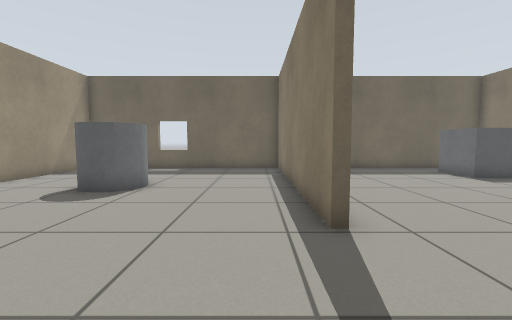
view 1 (above)

17 first-person views from a walk through a robot-simulator world made for Gazebo. The camera is 0.72 m above the floor, tilts 4° down and sees 90° across. The floor is counted in squares, 0.5 m on a side. Each view is taken from the middle of a square. On the plan, view 1 faces up. The plan holds only what a view shows up to about 13 squares ahead; the rest is blank.

view 2
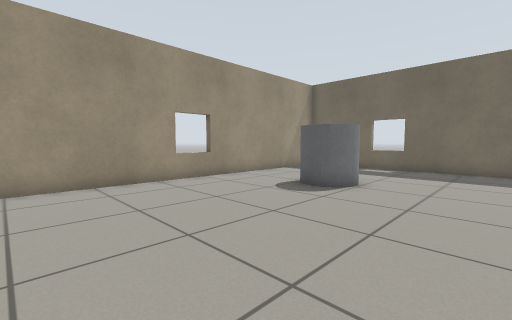

view 3
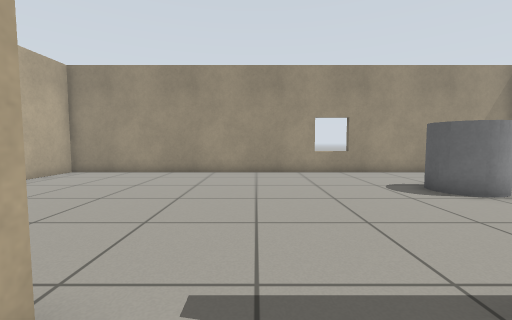

view 4
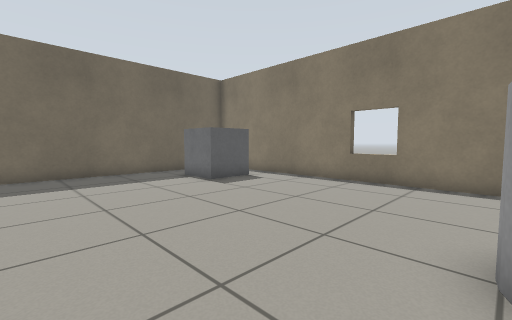

view 5
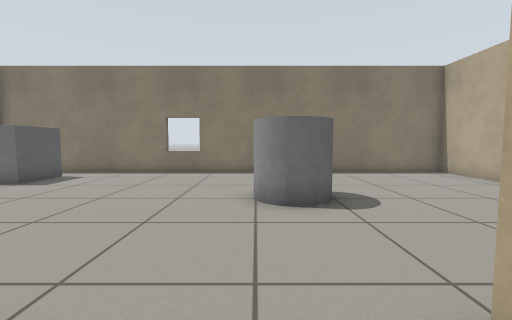

view 6
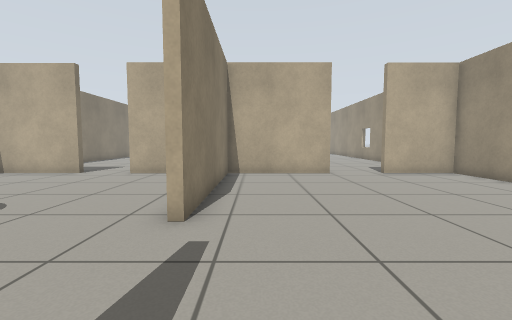

view 7
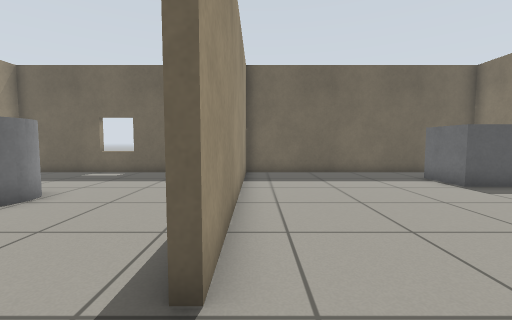

view 8
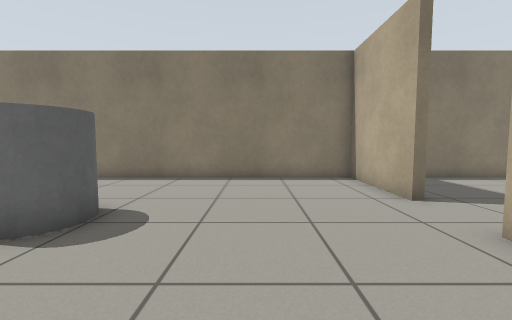

view 9
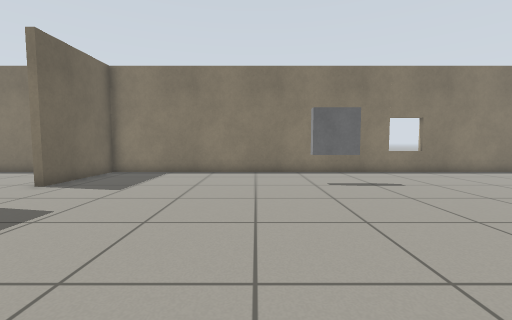

view 10
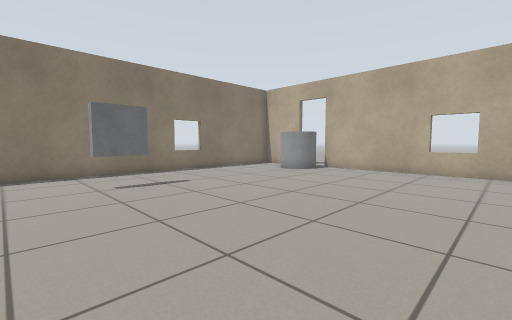

view 11
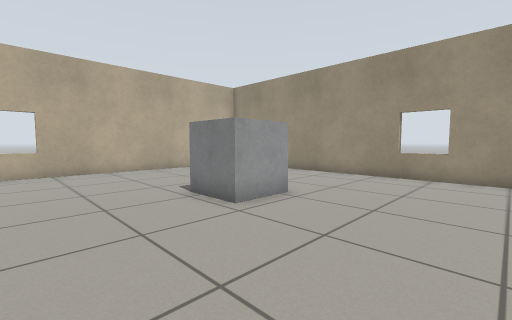

view 12
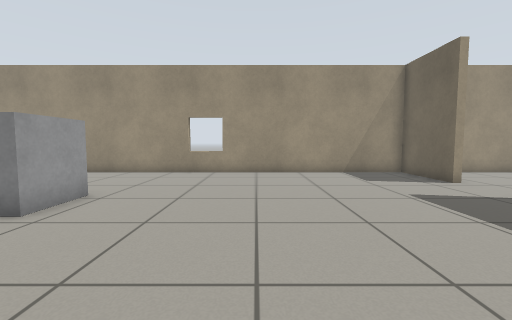

view 13
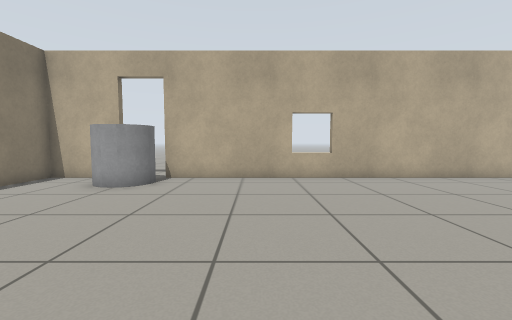

view 14
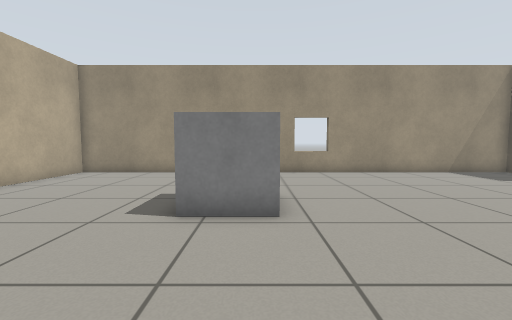

view 15
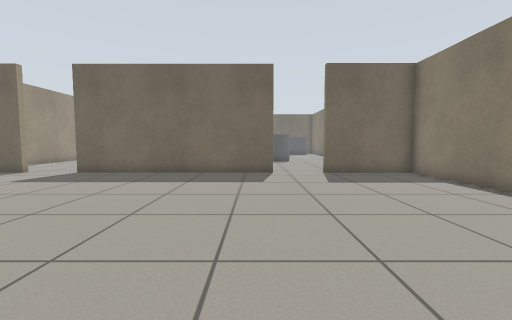

view 16
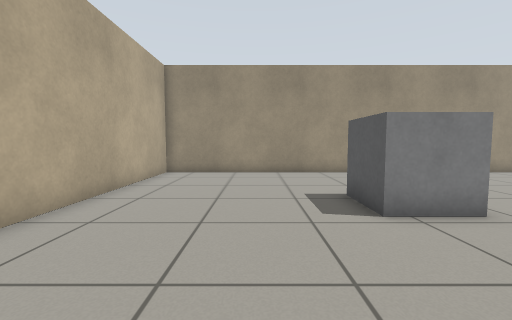

view 17
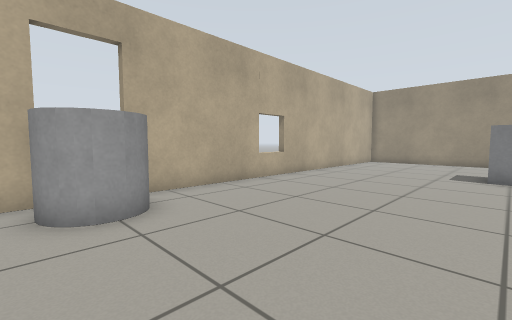

### Floor plan
Ten units are one square. View 1 is at (0, 0); x grows to the right and y downward. Boxes are objects, and circles mark ways between rooms. Rooms are numbered by the first view taken in them; rooms with no view inside come last. Other rooms are left out.
<svg viewBox="-96 -146 224 431">
<path fill="none" stroke="#000" d="M15 -41 13 -41 13 -129M-35 68 13 68 13 -5M1 -141 -91 -141 -91 68 -59 68M41 68 59 68M82 68 123 68 123 -141 15 -141 15 -41M59 71 -35 71M-59 71 -91 71 -91 273 76 273M94 273 123 273 123 71 82 71 82 68"/>
<rect x="-55" y="-95" width="20" height="30" fill="#bbb"><title>grey cylinder</title></rect>
<rect x="55" y="-25" width="20" height="30" fill="#bbb"><title>grey cylinder</title></rect>
<rect x="85" y="-125" width="20" height="30" fill="#bbb"><title>grey box</title></rect>
<rect x="-45" y="185" width="30" height="20" fill="#bbb"><title>grey box</title></rect>
<rect x="75" y="245" width="20" height="30" fill="#bbb"><title>grey cylinder</title></rect>
<rect x="85" y="155" width="10" height="20" fill="#bbb"><title>window</title></rect>
<circle cx="10" cy="-25" r="3" fill="#2a7"/>
<circle cx="-45" cy="70" r="3" fill="#2a7"/>
<circle cx="70" cy="70" r="3" fill="#2a7"/>
<text x="-40" y="-30">1</text>
<text x="60" y="-40">2</text>
<text x="20" y="170">3</text>
</svg>
Room 1 opens to room 2. Room 1 opens to room 3. Room 2 opens to room 3.

Where each view was taken, in squares from view 1:
view 1: 0 up, 0 right, facing up
view 2: 0 up, 0 right, facing up-left
view 3: 2 up, 3 right, facing left
view 4: 2 up, 3 right, facing up-right
view 5: 2 up, 0 right, facing right
view 6: 5 up, 0 right, facing down
view 7: 2 up, 2 right, facing up
view 8: 3 down, 2 right, facing right
view 9: 14 down, 0 right, facing right
view 10: 14 down, 0 right, facing down-right
view 11: 14 down, 2 right, facing down-left
view 12: 14 down, 3 right, facing left
view 13: 17 down, 4 right, facing down
view 14: 19 down, 3 right, facing left
view 15: 19 down, 5 right, facing up
view 16: 23 down, 3 right, facing left
view 17: 20 down, 10 right, facing down-left
